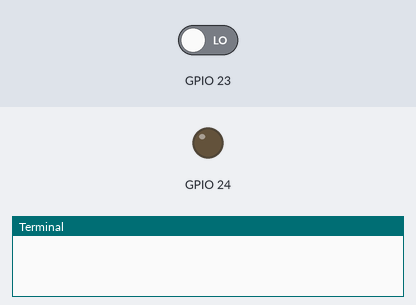
Recording of a program running on a simulated Raspberry Pi (BCM pin numbers). Shown: output pins drawn as LEDs (lit = HIGH), the last lines printed to the terminal. The inputs (shaded band) are chosen by the test bench; at power-on: GPIO 23 LOW.

Above: at 3.2 s.
3.3 s: GPIO 23 driven HIGH
At 9.3 s:
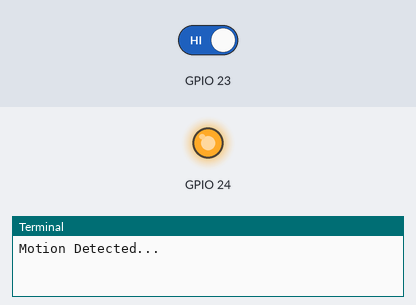
Timing chart, 0 to 10.9 s (numbered marks = the images above; inputs shaded):
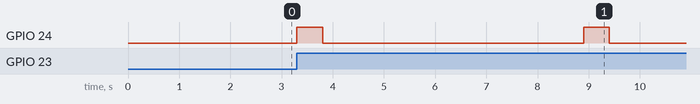

The program:

PIR.py
```python
import RPi.GPIO as GPIO
import time

# Set up GPIO using BCM numbering
GPIO.setmode(GPIO.BCM)

# Set up GPIO pins
GPIO.setup(23, GPIO.IN)    # PIR sensor
GPIO.setup(24, GPIO.OUT)   # Buzzer

try:
    time.sleep(2)  # Stabilize the sensor

    while True:
        if GPIO.input(23):  # If motion is detected by the PIR sensor
            GPIO.output(24, True)  # Turn on the buzzer
            time.sleep(0.5)  # Buzzer stays on for 0.5 seconds
            GPIO.output(24, False)  # Turn off the buzzer
            print("Motion Detected...")
            time.sleep(5)  # Avoid multiple detections

        time.sleep(0.1)  # Loop delay, should be less than detection delay

except KeyboardInterrupt:
    print("Program terminated")

finally:
    GPIO.cleanup()  # Clean up GPIO settings
```

Measured:
- after the input at 3.3 s, GPIO 24: alternates HIGH for 0.50 s and LOW for 5.1 s, starting at once
